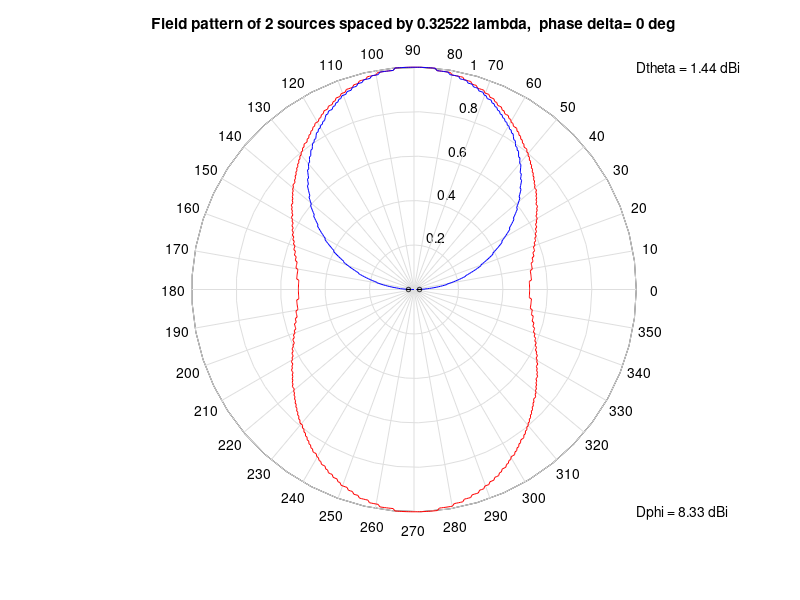

Reproduce this figure in MATLAB.
%ArrayPatGain - This program is an updated and combined version of the programs "ANTGAIN
% and "ARRAYPATGAIN" in the 4th edition of Kraus's Electromagnetics.  This program
% computes and plots the field pattern of a uniform linear array of sources.  
clc, clear;
timesrun=0;
while timesrun<1000,
    if timesrun==0,
        SP=1;
	      SP=0.49/sqrt(2.27);
        PH=0;
        N=2;
        MF=1;
    else,
        SP=input('Enter element spacing in wavelengths: ');
        PH=input('Enter phase difference between elements in degrees: ');
        N=input('Enter number of elements: ');
        MF=input('Enter pattern multiplication factor: ')';
    end;
   
% This version modified to include isotropic AND short dipole sources
% both of which are displayed on the same polar plot.  This version
% does not do phase plots.


% Compute fields for plotting
    A=0.01:0.01:6.27;                     % Angle over 2pi radians
    B=0.01:0.01:3.14;                     % B is theta -- the angle from 0 degrees
    
    U=(2*pi*SP*cos(A)+(pi*PH/180))/2;     % compute argument
    FP=(sin(N*U)./sin(U));                % compute isotropic electric field
    FP_n=FP./max(FP);			  % nomalized the electric field
    %FPD=(sin(N*U)./sin(U)).*cos(A);      % computer dipole electric field
    FPD=(cos((2*pi*SP*cos(B))/2.)-cos(2*pi*SP/2.))./sin(B);
    FPD_n=FPD./max(FPD);		  % normalized the electric field
    R=MF.*abs(FP_n);                      % multiply as appropriate
    Rdipole=MF.*abs(FPD_n);               % compute for array of short dipoles    
    pause(1);

% For isotropic source    
% compute the beam area in theta

                                          %    0 <theta (B) < 180 degrees
    W=(2*pi*SP*cos(B)+(pi*PH/180))/2;     % compute psi -- phase shift
    PP=(sin(N*W)./sin(W)).^2;             % compute unnormalized power
    Z=0.01*sin(B).*PP;                    % differential power is PP*sin(theta)*d(theta)
    SUM=sum(Z);                           % integrate the elements over 180 degrees

    DR=(2*(N^2))/SUM;                     % numerical directivity is Pmax/Pavg.
                                          % N^2 is Pmax 
                                          % D = 4*pi/omegaA                                                                                    
    DBI=10*log10(DR);                     % express in dBi

% For dipole source
% compute the beam area in theta
%   B=0.01:0.01:3.14;                     % B is theta -- the angle from 0 degrees
                                          %    0 <theta (B) < 180 degrees
    W=(2*pi*SP*cos(B)+(pi*PH/180))/2;     % compute psi -- phase shift
    PP=(sin(N*W)./sin(W).*cos(B)).^2;     % compute unnormalized power
    PP_d=((cos((2*pi*SP.*cos(B))/2.)-cos(2*pi*SP/2.))./sin(B)).^2;
    Z=0.01*sin(B).*PP;                    % differential power is PP*sin(theta)*d(theta)
    Z_d=0.01*sin(B).*PP_d;
    SUM=sum(Z);                           % integrate the elements over 180 degrees
    SUM_d=sum(Z_d);
    
    DRdipole=2./SUM_d;                    %(2*(N^2))/SUM; % numerical directivity is Pmax/Pavg.
                                          % N^2 is Pmax 
                                          % D = 4*pi/omegaA                                          
    DBIdipole=10*log10(DRdipole);         % express in dBi
    theta=(0:2*pi/626:2*pi);
    theta_d=(0:pi/313:pi);             

% plot antenna pattern in polar coordinates
% plot isotropic pattern and then plot dipole pattern in same fig.
    polar(theta,(round(R*100))/100,'r'); 
    set (gca, 'rtick', 0:0.2:1, 'ttick', 0:10:350);
    hold on;
    polar(theta_d,(round(Rdipole*100))/100,'b');
    set (gca, 'rtick', 0:0.2:1, 'ttick', 0:10:350);
    title(['Field pattern of ',num2str(N),' sources spaced by ',num2str(SP),' lambda,  ','phase delta= ',num2str(PH),' deg']);
    text(max(R),max(R),['Dtheta = ',num2str((round(DBI*100))/100),' dBi']);
    text(max(R),-max(R),['Dphi = ',num2str((round(DBIdipole*100))/100),' dBi']);
    hold off;

    sep=max(R)/20;
    xcent=sep*((-(N-1)/2)-1);
    for elcount=1:N
        xcent=xcent+sep;
        ycent=0;
        radius=sep/5;
        xp=xcent+[-radius:radius/10:radius];
        yp=ycent+real(sqrt((radius^2)-(xp-xcent).^2));
        patch(xp,yp,'k');
        patch(xp,-yp,'k');
    end;

    rp=input('Enter 1 for rectangular plot: ');
    if rp==1
        figure(2);
        plot(theta*(180/pi),R);
        grid on;
        %zoom on;
        title(['Field Pattern of ',num2str(N),' sources spaced by ',num2str(SP),' lambda,  ','phase delta= ',num2str(PH),' deg']);
        xlabel('Angle (deg)');
        ylabel('Amplitude (linear)');
    end;

    logp=input('Enter 1 for dB plot: ');
    if logp==1
        figure(3);
        plot(theta*(180/pi),10*log10(abs(R)));
        grid on;
        title(['Field Pattern of ',num2str(N),' sources spaced by ',num2str(SP),' lambda,  ','phase delta= ',num2str(PH),' deg']);
        xlabel('Angle (deg)');
        ylabel('Amplitude (dB)');
    end;

    powerp=input('Enter 1 for power pattern: ');
    if powerp==1
        figure(4);
        plot(theta*(180/pi),20*log10(abs(R)));
        grid on;
        title(['Power Pattern of ',num2str(N),' sources spaced by ',num2str(SP),' lambda,  ','phase delta= ',num2str(PH),' deg']);
        xlabel('Angle (deg)');
        ylabel('Amplitude (dB)');
    end;

    timesrun=timesrun+1;
    done=input('Enter 1 to modify parameters: ');
    if done~=1,
        timesrun=1000;
    end;

end;
